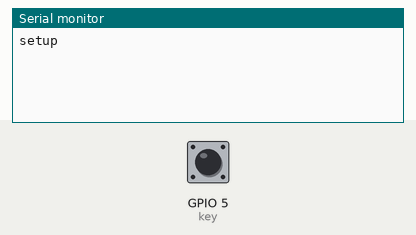
This program was run on a simulated ESP32. Shown: the last lines printed to the serial monitor. The test bench sets the inputs (shaded band); at power-on: GPIO 5 (key) HIGH.

Above: at 1.2 s.
1.3 s: GPIO 5 (key) pulled LOW for 0.15 s
At 2.6 s:
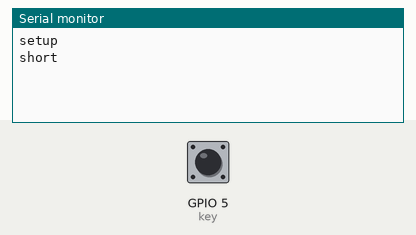
2.9 s: GPIO 5 (key) pulled LOW for 3.2 s
At 7.0 s:
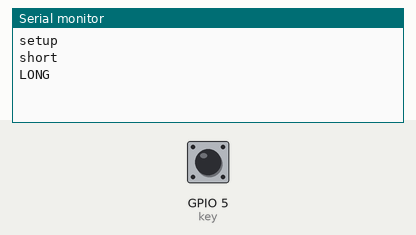

Measured:
- after the input at 1.3 s, the serial monitor: prints a new line after 0.15 s (image 1)
- after the input at 2.9 s, the serial monitor: prints a new line after 3.2 s (image 2)

The program:

main.cpp
```cpp
#include <Arduino.h>
#define key 5
bool key_status = false;
unsigned long presstime;

void key_check_run(){
  if(key_status==false)
  {
    if (digitalRead(key)==LOW)
    {
      delay(10);
      if (digitalRead(key)==LOW)
      {
        key_status=true;
      }
      presstime=millis();
    }
  }
  if(key_status==true){
    if (digitalRead(key)==HIGH){
      if (millis()-presstime>1000)
      {
         Serial.printf("LONG\n");

      }
      else
      {
        Serial.printf("short\n");
      }
       key_status=false;
    }

  }

}

void setup() {
  // put your setup code here, to run once:
 Serial.begin(115200);
 Serial.printf("setup\n");
pinMode(18,INPUT);
}

void loop() {
  delay(10);
  key_check_run();
}
```
